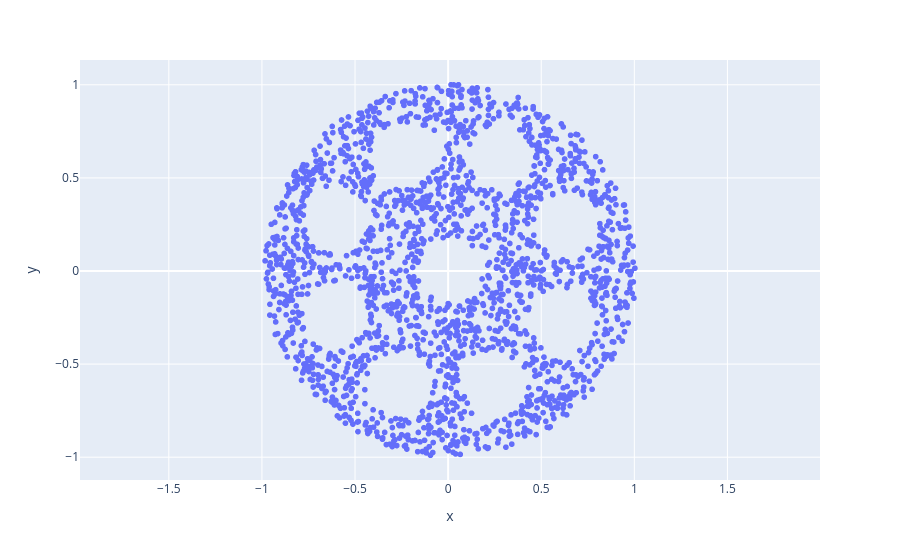

The notebook cell this image was saved under:
### Code cell
pca = PCA(n_components=2).fit_transform(data)
fig = px.scatter(x=pca[:, 0], y=pca[:, 1])
fig.update_layout(
    xaxis=dict(scaleanchor="y", scaleratio=1),  # Ensures equal aspect ratio
    yaxis=dict(scaleanchor="x", scaleratio=1),
)
fig.show()

### Figure 1 — Plotly figure (JSON) as saved in the notebook; plotly's stock layout.template omitted (floating-point values rounded to 4 significant figures; data arrays with more than 128 entries replaced by an {"elided": "..."} marker saying what was removed)
{"data": [{"hovertemplate": "x=%{x}<br>y=%{y}<extra></extra>", "legendgroup": "", "marker": {"color": "#636efa", "symbol": "circle"}, "mode": "markers", "name": "", "showlegend": false, "type": "scattergl", "x": {"elided": "2000 float values"}, "xaxis": "x", "y": {"elided": "2000 float values"}, "yaxis": "y"}], "layout": {"legend": {"tracegroupgap": 0}, "margin": {"t": 60}, "xaxis": {"anchor": "y", "domain": [0, 1], "scaleanchor": "y", "scaleratio": 1, "title": {"text": "x"}}, "yaxis": {"anchor": "x", "domain": [0, 1], "scaleanchor": "x", "scaleratio": 1, "title": {"text": "y"}}}}
